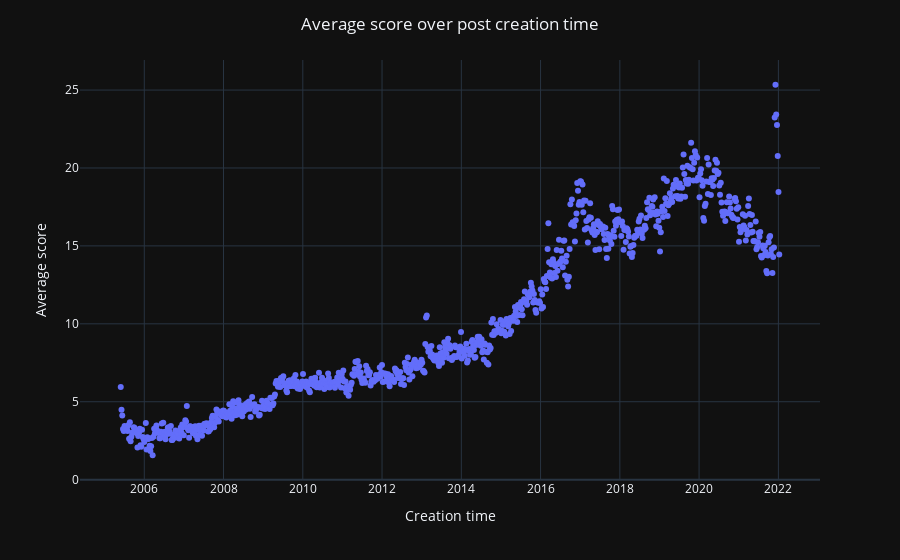

Notebook code cell kept with this figure:
### Code cell
plot("post_scores_and_time", px.scatter(post_scores_and_time_df).update_layout(
    title="Average score over post creation time",
    xaxis_title="Creation time",
    yaxis_title="Average score",
    showlegend=False,
))

### Figure 1 — Plotly figure (JSON) as saved in the notebook; plotly's stock layout.template omitted (floating-point values rounded to 4 significant figures; data arrays with more than 128 entries replaced by an {"elided": "..."} marker saying what was removed)
{"data": [{"hovertemplate": "variable=score<br>created_at=%{x}<br>value=%{y}<extra></extra>", "legendgroup": "score", "marker": {"color": "#636efa", "symbol": "circle"}, "mode": "markers", "name": "score", "orientation": "v", "showlegend": true, "x": {"elided": "868 str values"}, "xaxis": "x", "y": {"elided": "868 float values"}, "yaxis": "y", "type": "scatter"}], "layout": {"xaxis": {"anchor": "y", "domain": [0.0, 1.0], "title": {"text": "Creation time"}}, "yaxis": {"anchor": "x", "domain": [0.0, 1.0], "title": {"text": "Average score"}}, "legend": {"title": {"text": "variable"}, "tracegroupgap": 0}, "margin": {"t": 60}, "title": {"text": "Average score over post creation time", "x": 0.5}, "showlegend": false}}
